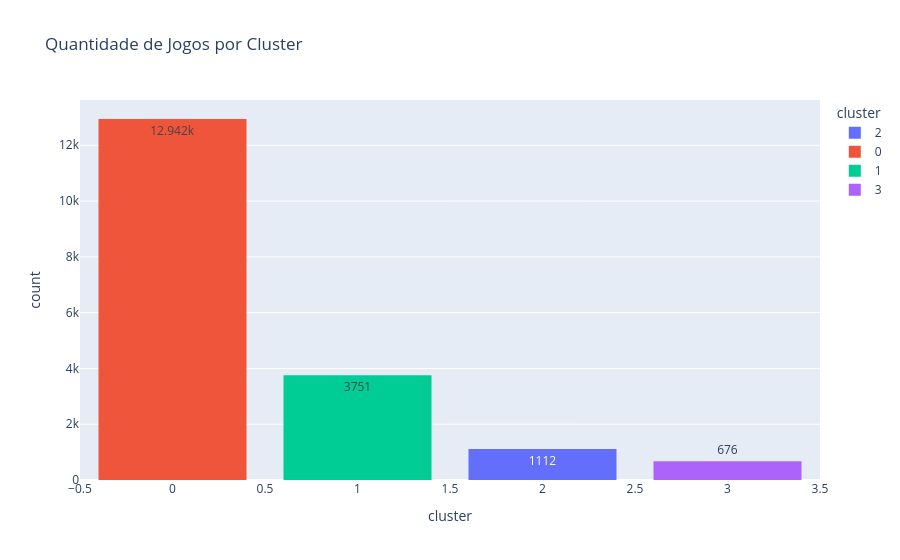

Source (notebook cell):
### Code cell
fig = px.histogram(X, x='cluster', color='cluster', text_auto=True, title="Quantidade de Jogos por Cluster")
fig.update_layout(bargap=0.2)

### Figure 1 — Plotly figure (JSON) as saved in the notebook; plotly's stock layout.template omitted (floating-point values rounded to 4 significant figures; data arrays with more than 128 entries replaced by an {"elided": "..."} marker saying what was removed)
{"data": [{"bingroup": "x", "hovertemplate": "cluster=%{x}<br>count=%{y}<extra></extra>", "legendgroup": "2", "marker": {"color": "#636efa", "pattern": {"shape": ""}}, "name": "2", "orientation": "v", "showlegend": true, "texttemplate": "%{value}", "type": "histogram", "x": {"elided": "1112 int values"}, "xaxis": "x", "yaxis": "y"}, {"bingroup": "x", "hovertemplate": "cluster=%{x}<br>count=%{y}<extra></extra>", "legendgroup": "0", "marker": {"color": "#EF553B", "pattern": {"shape": ""}}, "name": "0", "orientation": "v", "showlegend": true, "texttemplate": "%{value}", "type": "histogram", "x": {"elided": "12942 int values"}, "xaxis": "x", "yaxis": "y"}, {"bingroup": "x", "hovertemplate": "cluster=%{x}<br>count=%{y}<extra></extra>", "legendgroup": "1", "marker": {"color": "#00cc96", "pattern": {"shape": ""}}, "name": "1", "orientation": "v", "showlegend": true, "texttemplate": "%{value}", "type": "histogram", "x": {"elided": "3751 int values"}, "xaxis": "x", "yaxis": "y"}, {"bingroup": "x", "hovertemplate": "cluster=%{x}<br>count=%{y}<extra></extra>", "legendgroup": "3", "marker": {"color": "#ab63fa", "pattern": {"shape": ""}}, "name": "3", "orientation": "v", "showlegend": true, "texttemplate": "%{value}", "type": "histogram", "x": {"elided": "676 int values"}, "xaxis": "x", "yaxis": "y"}], "layout": {"bargap": 0.2, "barmode": "relative", "legend": {"title": {"text": "cluster"}, "tracegroupgap": 0}, "title": {"text": "Quantidade de Jogos por Cluster"}, "xaxis": {"anchor": "y", "categoryarray": [2, 0, 1, 3], "categoryorder": "array", "domain": [0, 1], "title": {"text": "cluster"}}, "yaxis": {"anchor": "x", "domain": [0, 1], "title": {"text": "count"}}}}
